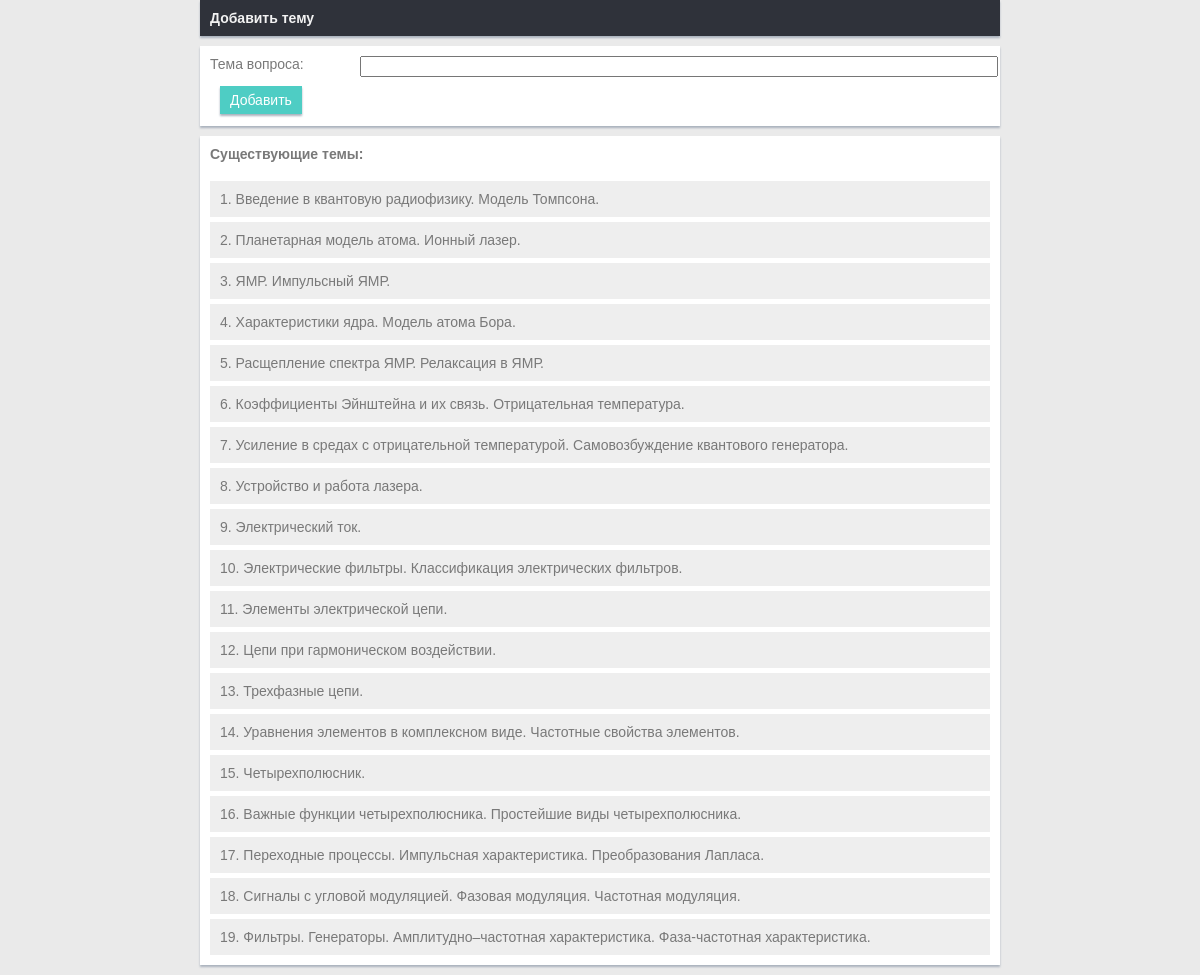
The page /add_subject on the database its author committed.
### Model.py (models this page shows)
class CeSubjects(Base):
    __tablename__ = 'cesubjects'
    id = Column(Integer, nullable=False, primary_key=True)
    subject_name = Column(String, nullable=False)

### app.py (the view, shortened to what this page needs)
@app.route('/add_subject', methods=['GET', 'POST'])
def add_subject():
    if request.remote_addr not in validatable_ip_v4():
        return redirect('page_not_found')
    subjects_data = db_session.query(CeSubjects.id, CeSubjects.subject_name).all()
    db_session.commit()
    subjects_dict = {}
    for x in range(len(subjects_data)):
        subjects_dict[subjects_data[x].id] = subjects_data[x].subject_name
    return render_template('add_subject.html', subjects=subjects_dict)

### app.py (called while the page is built)
def validatable_ip_v4():
    validatable_ip_v4 = []
    validatable_ip_v4.append('127.0.0.1')
    validatable_ip_v4.append('localhost')
    return validatable_ip_v4

### templates/add_subject.html (shortened to what this page needs)
<!DOCTYPE html>
<html lang="ru">
<head>
    <link rel="stylesheet" href="../static/css/style.css">
</head>
<body>
<div class="wrapper">
    <div class="container main-header">
		<b>Добавить тему</b>
	</div>
    <form action="add_subject" method="post">
        <div class="container results">
            <div class="row">
                <div class="info-label"><label>Тема вопроса:</label></div>
                <div class="info-input"><input type="text" name="subject"></div>
            </div>
            <div class="btns">
                <button type="submit" name="btn_action" value="add" class="btn-submit btn-small left-btn">Добавить</button>
            </div>
        </div>
        <div class="container results">
            <div class="row"><b>Существующие темы:</b></div>
            {% for key, value in subjects.items() %}
                <div class="result-card">
                    {{ key }}. {{ value }}
                </div>
            {% endfor %}
        </div>
    </form>
</div>
</body>
</html>

### static/css/style.css (style rules this page uses)
body { color: #797979; background: #eaeaea; font-family: 'Ruda', sans-serif; padding: 0px !important; margin: 0px !important; font-size:14px; }
.wrapper { margin: auto; width: 800px; }
.container { width: 780px; margin-bottom: 10px; padding: 10px; }
.main-header { background: #22242a; background-color: #2f323a; color: #f2f2f2; box-shadow: 0px 2px 2px #aab2bd; }
.info-label { float: left; width: 150px; }
.info-input { float: left; width: 630px; }
.info-input input { width: 630px; }
.row { height: 30px; }
.results { background-color: #fff; box-shadow: 0px 2px 2px #aab2bd; }
.result-card { background-color: #eee; padding: 10px; margin-top: 5px; border: 1px #ddd; }
.btns { height: 30px; }
.left-btn { margin-left: 10px; float: left; }
.btn-submit { background-color: #4ecdc4; color: #fff; border: 1px #48bcb4; padding: 10px 14px; text-align: center; text-decoration: none; display: block; font-size: 15px; box-shadow: 0px 2px 2px #aab2bd; }
.btn-small { padding: 6px 10px; font-size: 14px; }

### rows shown on the page
CeSubjects: id "1", subject_name "Введение в квантовую радиофизику. Модель Томпсона."
CeSubjects: id "2", subject_name "Планетарная модель атома. Ионный лазер."
CeSubjects: id "3", subject_name "ЯМР. Импульсный ЯМР."
CeSubjects: id "4", subject_name "Характеристики ядра. Модель атома Бора."
CeSubjects: id "5", subject_name "Расщепление спектра ЯМР. Релаксация в ЯМР."
CeSubjects: id "6", subject_name "Коэффициенты Эйнштейна и их связь. Отрицательная температура."
CeSubjects: id "7", subject_name "Усиление в средах с отрицательной температурой. Самовозбуждение квантового генератора."
CeSubjects: id "8", subject_name "Устройство и работа лазера."
CeSubjects: id "9", subject_name "Электрический ток."
CeSubjects: id "10", subject_name "Электрические фильтры. Классификация электрических фильтров."
CeSubjects: id "11", subject_name "Элементы электрической цепи."
CeSubjects: id "12", subject_name "Цепи при гармоническом воздействии."
CeSubjects: id "13", subject_name "Трехфазные цепи."
CeSubjects: id "14", subject_name "Уравнения элементов в комплексном виде. Частотные свойства элементов."
CeSubjects: id "15", subject_name "Четырехполюсник."
CeSubjects: id "16", subject_name "Важные функции четырехполюсника. Простейшие виды четырехполюсника."
CeSubjects: id "17", subject_name "Переходные процессы. Импульсная характеристика. Преобразования Лапласа."
CeSubjects: id "18", subject_name "Сигналы с угловой модуляцией. Фазовая модуляция. Частотная модуляция."
CeSubjects: id "19", subject_name "Фильтры. Генераторы. Амплитудно–частотная характеристика. Фаза-частотная характеристика."
